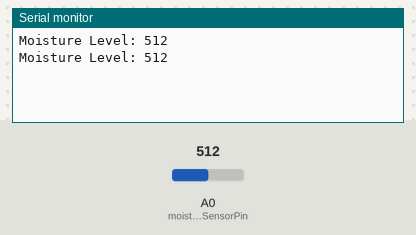
Bench run of a sketch on a simulated Arduino Uno, built with avr-gcc and run on an emulated ATmega328P. Shown: the last lines printed to the serial monitor. The test bench sets the inputs (shaded band); at power-on: A0 (moistureSensorPin) = 512.

Above: at 1.8 s.
1.9 s: A0 (moistureSensorPin) set to 716
At 2.8 s:
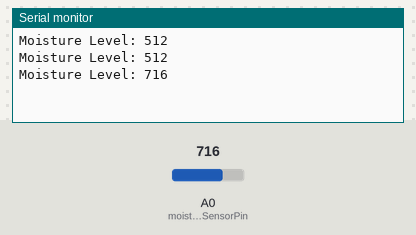
3.4 s: A0 (moistureSensorPin) set to 900
At 4.5 s:
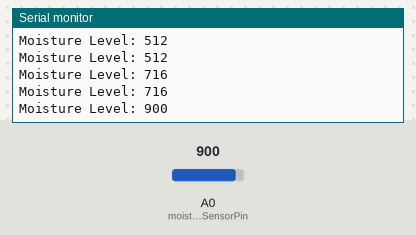
Timing chart, 0 to 6.4 s (numbered marks = the images above; inputs shaded):
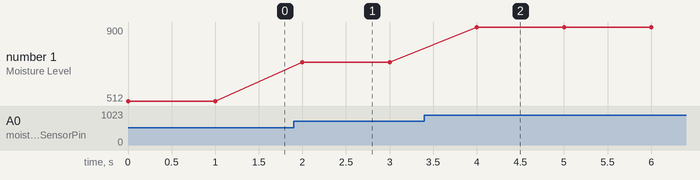

Measured:
- after the input at 1.9 s, the serial monitor: prints a new line after 0.10 s (image 1)
- after the input at 3.4 s, the serial monitor: prints a new line after 0.60 s (image 2)
- plotted number 1: 512 → 716 after the input at 1.9 s, 716 → 900 after the input at 3.4 s

The sketch:

soil_moisture_detector1.ino
```cpp
// Define pin numbers
const int moistureSensorPin = A0; // Soil moisture sensor pin connected to analog pin A0

void setup() {
  // Initialize serial communication
  Serial.begin(9600);
}

void loop() {
  // Read the value from the soil moisture sensor
  int moistureLevel = analogRead(moistureSensorPin);

  // Print the moisture level to the Serial Monitor
  Serial.print("Moisture Level: ");
  Serial.println(moistureLevel);

  // Wait for a short duration before reading the sensor value again
  delay(1000);
}
```
